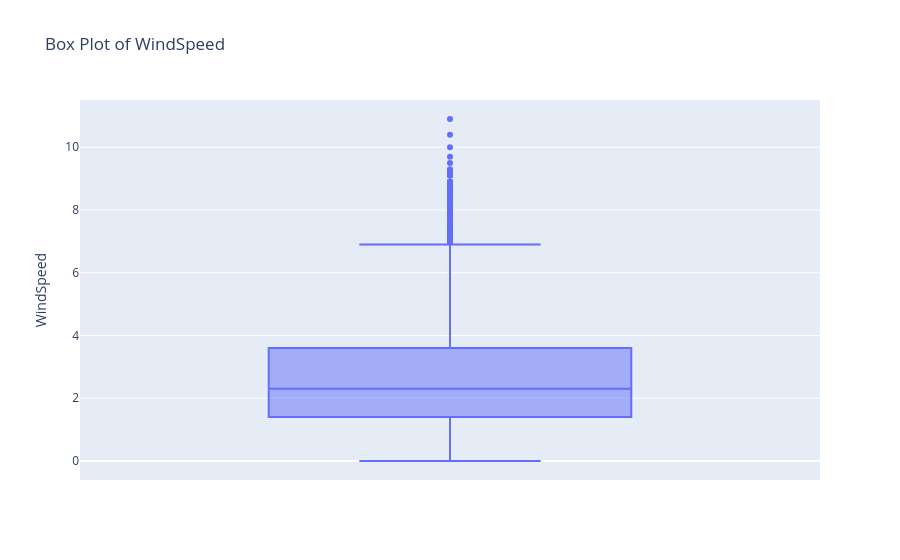
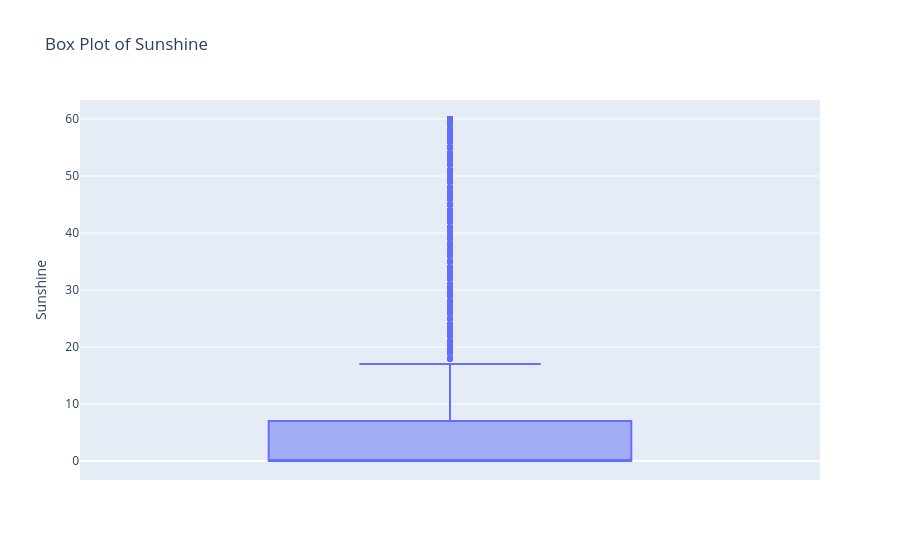
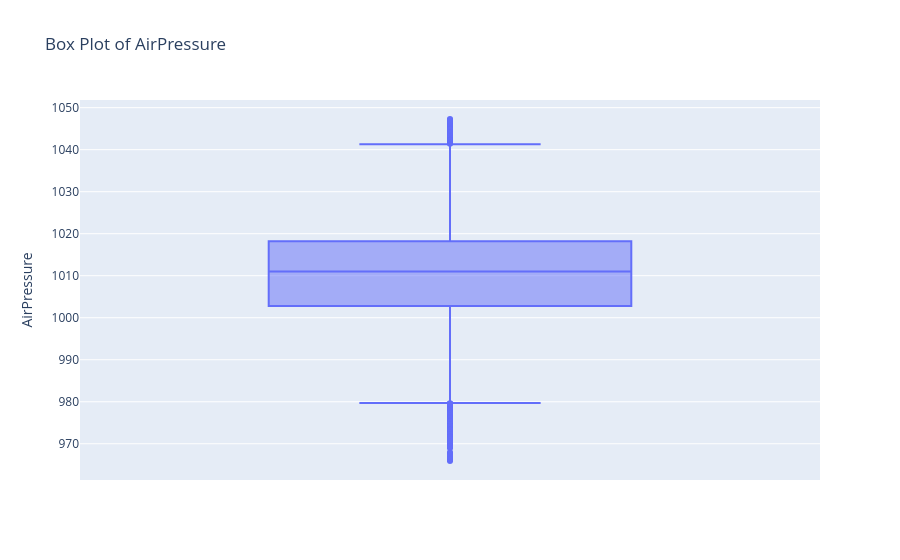
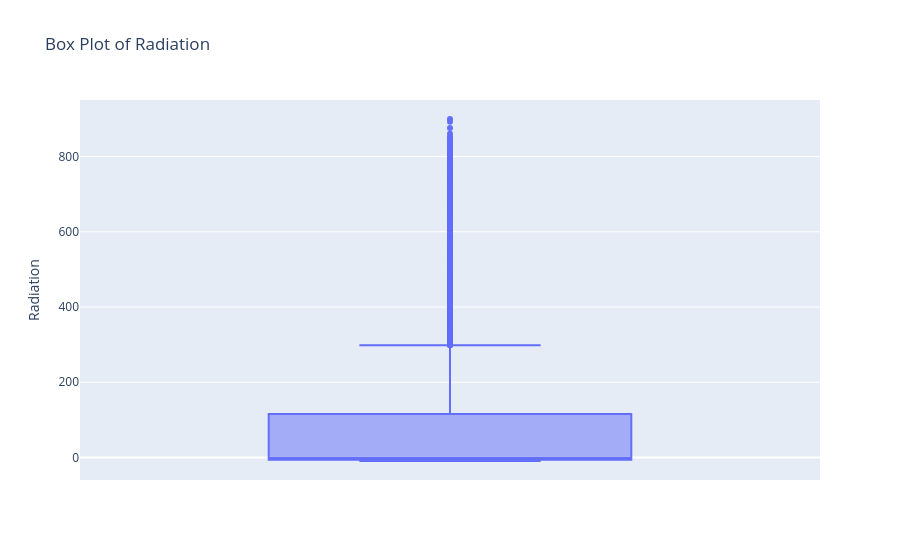

The code cell stored with these charts, in order, in its notebook:
### Markdown cell above
#### Outlier Analysis

### Code cell
import plotly.express as px

# Create a box plot for each feature to detect outliers
features = ['WindSpeed', 'Sunshine', 'AirPressure', 'Radiation', 'AirTemperature', 'RelativeAirHumidity', 'SystemProduction']

for feature in features:
    fig = px.box(df, y=feature, title=f'Box Plot of {feature}')
    fig.show()

### Figure 1 — Plotly figure (JSON) as saved in the notebook; plotly's stock layout.template omitted (floating-point values rounded to 4 significant figures; data arrays with more than 128 entries replaced by an {"elided": "..."} marker saying what was removed)
{"data": [{"alignmentgroup": "True", "hovertemplate": "WindSpeed=%{y}<extra></extra>", "legendgroup": "", "marker": {"color": "#636efa"}, "name": "", "notched": false, "offsetgroup": "", "orientation": "v", "showlegend": false, "type": "box", "x0": " ", "xaxis": "x", "y": {"elided": "8760 float values"}, "y0": " ", "yaxis": "y"}], "layout": {"boxmode": "group", "legend": {"tracegroupgap": 0}, "title": {"text": "Box Plot of WindSpeed"}, "xaxis": {"anchor": "y", "domain": [0, 1]}, "yaxis": {"anchor": "x", "domain": [0, 1], "title": {"text": "WindSpeed"}}}}

### Figure 2 — Plotly figure (JSON) as saved in the notebook; plotly's stock layout.template omitted (floating-point values rounded to 4 significant figures; data arrays with more than 128 entries replaced by an {"elided": "..."} marker saying what was removed)
{"data": [{"alignmentgroup": "True", "hovertemplate": "Sunshine=%{y}<extra></extra>", "legendgroup": "", "marker": {"color": "#636efa"}, "name": "", "notched": false, "offsetgroup": "", "orientation": "v", "showlegend": false, "type": "box", "x0": " ", "xaxis": "x", "y": {"elided": "8760 int values"}, "y0": " ", "yaxis": "y"}], "layout": {"boxmode": "group", "legend": {"tracegroupgap": 0}, "title": {"text": "Box Plot of Sunshine"}, "xaxis": {"anchor": "y", "domain": [0, 1]}, "yaxis": {"anchor": "x", "domain": [0, 1], "title": {"text": "Sunshine"}}}}

### Figure 3 — Plotly figure (JSON) as saved in the notebook; plotly's stock layout.template omitted (floating-point values rounded to 4 significant figures; data arrays with more than 128 entries replaced by an {"elided": "..."} marker saying what was removed)
{"data": [{"alignmentgroup": "True", "hovertemplate": "AirPressure=%{y}<extra></extra>", "legendgroup": "", "marker": {"color": "#636efa"}, "name": "", "notched": false, "offsetgroup": "", "orientation": "v", "showlegend": false, "type": "box", "x0": " ", "xaxis": "x", "y": {"elided": "8760 float values"}, "y0": " ", "yaxis": "y"}], "layout": {"boxmode": "group", "legend": {"tracegroupgap": 0}, "title": {"text": "Box Plot of AirPressure"}, "xaxis": {"anchor": "y", "domain": [0, 1]}, "yaxis": {"anchor": "x", "domain": [0, 1], "title": {"text": "AirPressure"}}}}

### Figure 4 — Plotly figure (JSON) as saved in the notebook; plotly's stock layout.template omitted (floating-point values rounded to 4 significant figures; data arrays with more than 128 entries replaced by an {"elided": "..."} marker saying what was removed)
{"data": [{"alignmentgroup": "True", "hovertemplate": "Radiation=%{y}<extra></extra>", "legendgroup": "", "marker": {"color": "#636efa"}, "name": "", "notched": false, "offsetgroup": "", "orientation": "v", "showlegend": false, "type": "box", "x0": " ", "xaxis": "x", "y": {"elided": "8760 float values"}, "y0": " ", "yaxis": "y"}], "layout": {"boxmode": "group", "legend": {"tracegroupgap": 0}, "title": {"text": "Box Plot of Radiation"}, "xaxis": {"anchor": "y", "domain": [0, 1]}, "yaxis": {"anchor": "x", "domain": [0, 1], "title": {"text": "Radiation"}}}}
